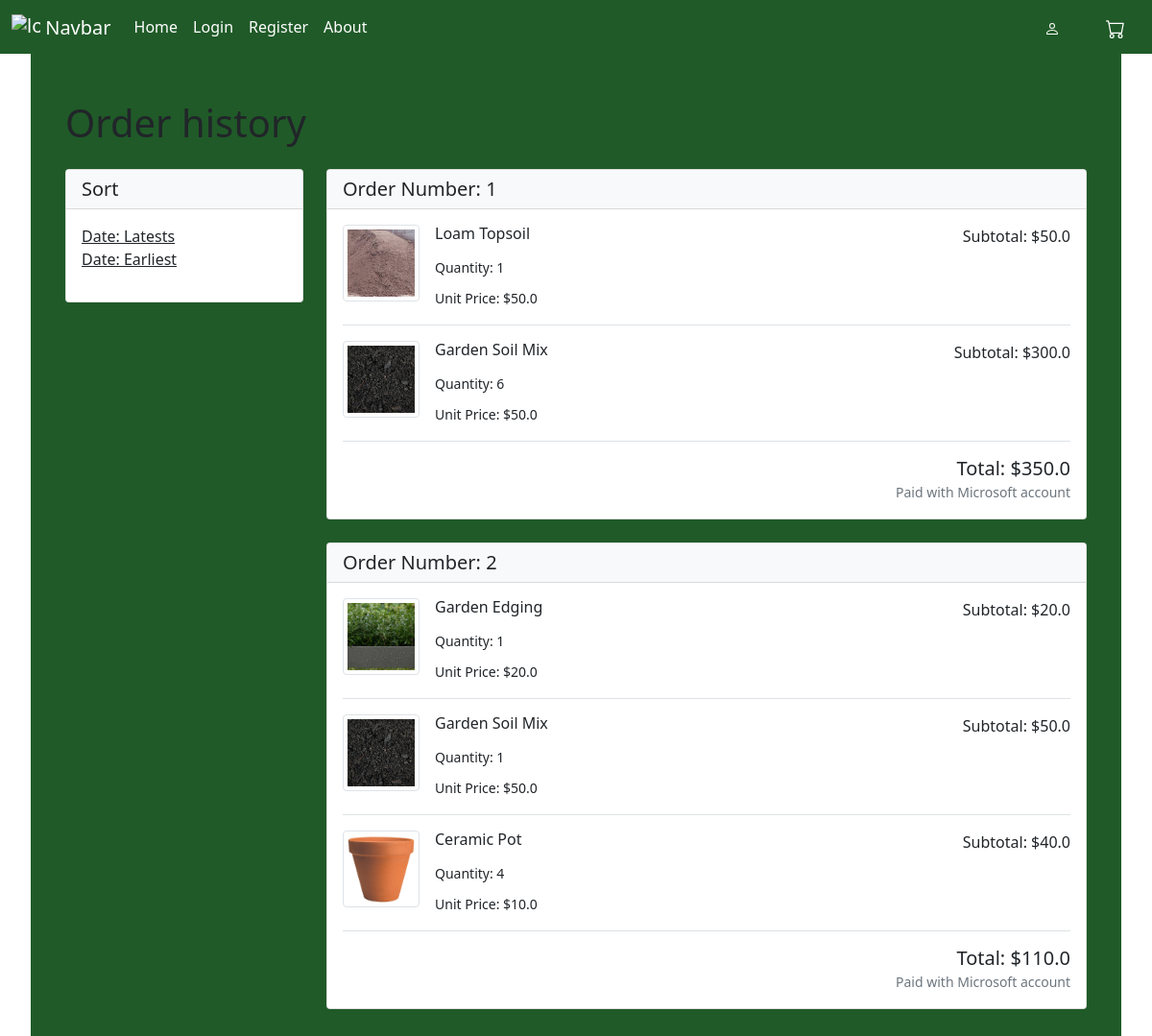
The app's page /order_history (signed in), older data.
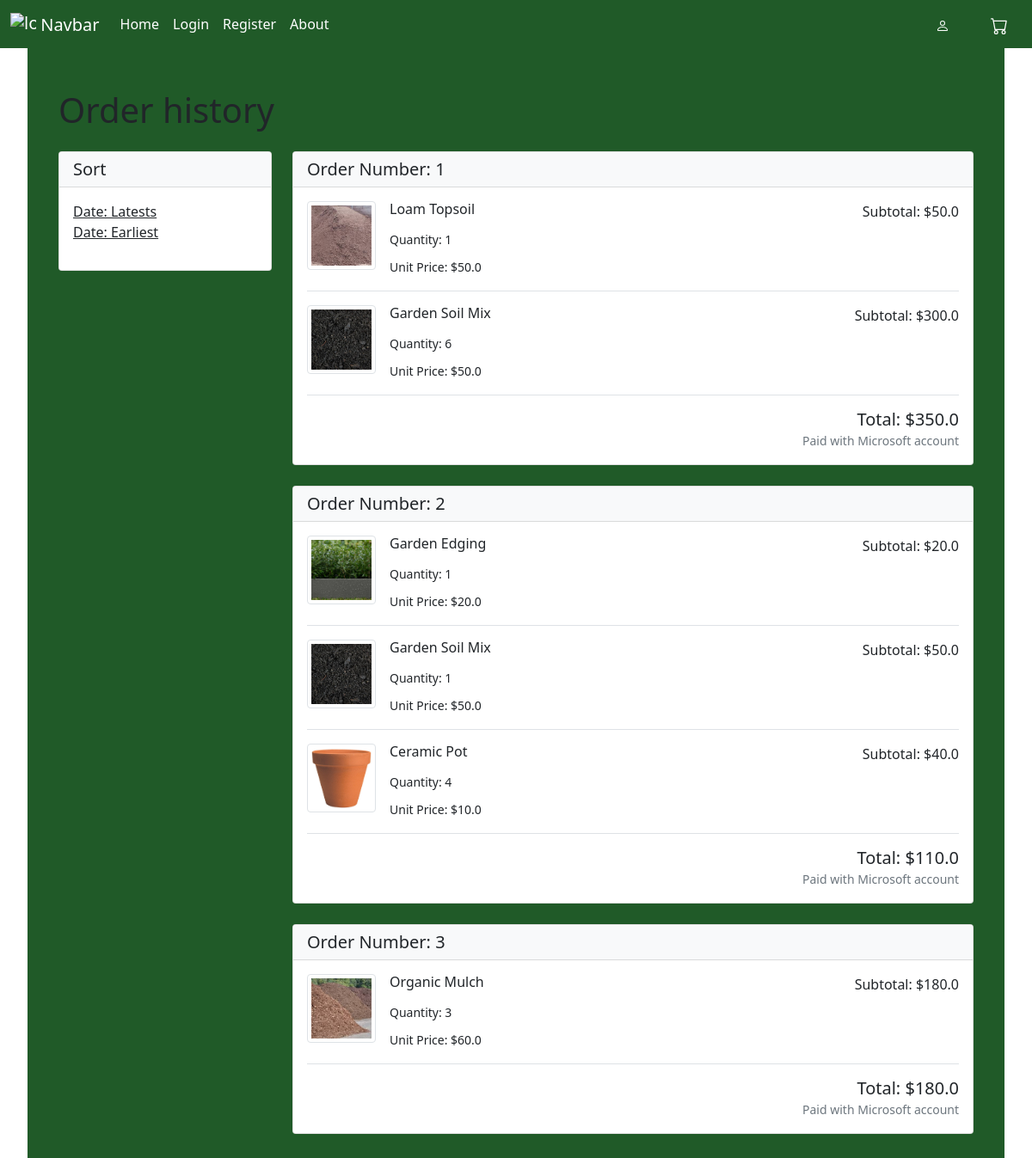
The same page, newer data.
### ORM/tables.py (models this page shows, shortened)
class Order(TimeStampedModel): #ONE TO MANY RELATION  uselist=True (default)
    __tablename__ = 'order_history'
    id = Column(Integer, primary_key=True, autoincrement=True)
    order_id = Column(Integer, nullable=False, index=True)
    product_id = Column(Integer, ForeignKey('products.id'), nullable=False, index=True)
    user_id = Column(Integer, ForeignKey('users.id'), nullable=False, index=True)
    quantity = Column(Integer, nullable=False)
    price = Column(REAL, nullable=False)
    subtotal = Column(REAL, nullable=False)
    user = Relationship('User', back_populates='orders')
    product = Relationship('Product', back_populates='orders')

class Product(TimeStampedModel):
    __tablename__ = 'products'
    id = Column(Integer, primary_key=True, autoincrement=True)
    name = Column(String(100), nullable=False)
    description = Column(String, nullable=False)
    dimensions = Column(String(50), nullable=True)
    weight = Column(REAL, nullable=True)
    unit = Column(String(50), nullable=False)
    price = Column(REAL, nullable=False)
    stock_level = Column(Integer, nullable=False)
    category = Column(Integer, ForeignKey('categories.id'), nullable=False, index=True)
    image = Column(String(100), nullable=False)
    orders = Relationship('Order', back_populates='product')
    categories = Relationship('Category', back_populates='product')

### main.py (the view)
@limiter.limit(default)
@app.route("/order_history")
def order_history_page():
    user_id = get_UID(session['username'])
    order_list = get_order_history(user_id)
    order_list = group_order_history(order_list)
    product_list  = get_products()
    return render_template('order_history.html', order_history=order_list, products=product_list)

### ORM/ORM_operations.py (called while the page is built)
def get_products():
    products = Product.query.all()
    return products

def get_order_history(user_id):
    with engine.connect() as connection:
        res = []
        order = Order.query.filter(Order.user_id == user_id).all()
        for value in order:
            res.append(value)
        return res

def get_UID(username):
    with engine.connect() as connection:
        res = connection.execute(text(
            "SELECT id FROM users WHERE username=:a;"), {"a": username}
        )
        uid = []
        res = res.fetchone()
        for value in res:
            uid.append(value)
        return uid[0]

### main.py (called while the page is built)
@app.after_request
def add_security_headers(resp):
    resp.headers['Content-Security-Policy'] =  "default-src 'self'; object-src 'none'; base-uri 'none';" #prevents inline scripts from running and objects
    resp.headers['X-Content-Type-Options'] = 'nosniff' #forces the browser to honour the content type instead of auto detecting
    resp.headers['X-Frame-Options'] = 'SAMEORIGIN' #prevents external sites from embedding this site in iframe, helping prevent clickjacking
    return resp

### templates/order_history.html (shortened to what this page needs)
{% extends "base.html" %}
{% block content %}
    <div class="container" style="padding-top: 5rem;">
        <div class="p-4">
            <h1 class="mb-4">Order history</h1>
            <div class="row">
                <div class="col-md-3">
                    <div class="card mb-4">
                        <div class="card-header bg-light">
                            <h5 class="mb-0">Sort</h5>
                        </div>
                        <div class="card-body">
                            <ul class="list-unstyled">
                                <li><a href="/order_history" class="text-dark">Date: Latests</a></li>
                                <li><a href="/sort_orders_earliest" class="text-dark">Date: Earliest</a></li>
                            </ul>
                        </div>
                    </div>
                </div>
                <div class="col-md-9">
                    {% for order in order_history %}
                    <div class="card mb-4">
                        <div class="card-header bg-light">
                            <div class="d-flex justify-content-between">
                                <h5 class="mb-0">Order Number: {{order[0].order_id}}</h5>
                            </div>
                        </div>
                        <div class="card-body">
                            {% for item in order %}
                                {% for product in products %}
                                    {% if item.product_id == product.id %}
                                    <div class="mb-3 pb-3 border-bottom">
                                        <div class="d-flex">
                                            <div class="me-3">
                                                <img src="{{ product.image }}" alt="{{ product.name }}" class="img-thumbnail" style="width: 80px; height: 80px; object-fit: cover;">
                                            </div>
                                            <div class="flex-grow-1">
                                                <div class="d-flex justify-content-between">
                                                    <div>
                                                        <h6 class="mb-1">{{ product.name }}</h6>
                                                    </div>
                                                    <div class="text-right">
                                                        <div>Subtotal: ${{ item.subtotal }}</div>
                                                    </div>
                                                </div>
                                                <div class="mt-2">
                                                    <small>Quantity: {{ item.quantity }}</small>
                                                </div>
                                                <div class="mt-2">
                                                    <small>Unit Price: ${{ product.price }}</small>
                                                </div>
                                            </div>
                                        </div>
                                    </div>
                                    {% endif %}
                                {% endfor %}
                            {% endfor %}
                            <div class="text-end mt-3">
                                <h5 class="mb-0">Total: ${{ order | sum(attribute='subtotal')}}</h5>
                                <small class="text-muted">Paid with {{ order.payment_method if order.payment_method else 'Microsoft account' }}</small>
                            </div>
                        </div>
                    </div>
                    {% endfor %}
                </div>
            </div>
        </div>
    </div>
{% endblock %}

Row changes from the older to the newer data that the page shows:
added Order: order "3", subtotal "180.0", quantity "3", order "180.0", payment_method "Microsoft account"
now on this page (row edited): Product: image (picture), name "Organic Mulch", price "60.0"
